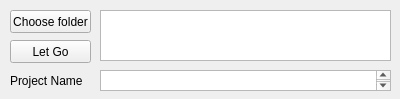
<?xml version="1.0" encoding="UTF-8"?>
<ui version="4.0">
 <class>Form</class>
 <widget class="QWidget" name="Form">
  <property name="geometry">
   <rect>
    <x>0</x>
    <y>0</y>
    <width>400</width>
    <height>99</height>
   </rect>
  </property>
  <property name="windowTitle">
   <string>Form</string>
  </property>
  <widget class="QPushButton" name="OpenFolder">
   <property name="geometry">
    <rect>
     <x>10</x>
     <y>10</y>
     <width>81</width>
     <height>23</height>
    </rect>
   </property>
   <property name="text">
    <string>Choose folder</string>
   </property>
  </widget>
  <widget class="QPushButton" name="StartEditor">
   <property name="geometry">
    <rect>
     <x>10</x>
     <y>40</y>
     <width>81</width>
     <height>23</height>
    </rect>
   </property>
   <property name="text">
    <string>Let Go</string>
   </property>
  </widget>
  <widget class="QPlainTextEdit" name="Directory">
   <property name="geometry">
    <rect>
     <x>100</x>
     <y>10</y>
     <width>291</width>
     <height>51</height>
    </rect>
   </property>
  </widget>
  <widget class="QPlainTextEdit" name="ProjectName">
   <property name="geometry">
    <rect>
     <x>100</x>
     <y>70</y>
     <width>291</width>
     <height>21</height>
    </rect>
   </property>
  </widget>
  <widget class="QLabel" name="label">
   <property name="geometry">
    <rect>
     <x>10</x>
     <y>70</y>
     <width>81</width>
     <height>21</height>
    </rect>
   </property>
   <property name="text">
    <string>Project Name</string>
   </property>
  </widget>
 </widget>
 <resources/>
 <connections/>
</ui>
